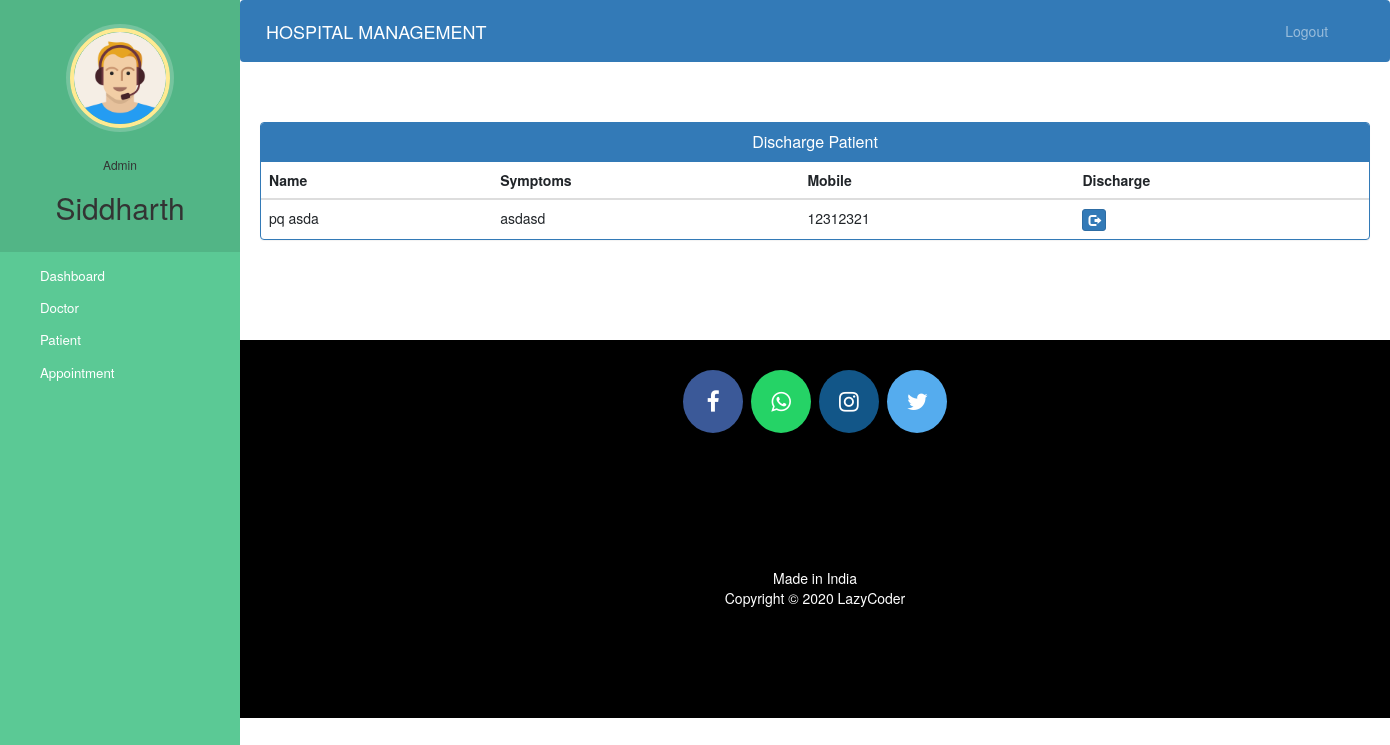
Screenshot of /admin-discharge-patient (signed in) with the database file from the repository.
### hospital/models.py (models this page shows, shortened)
class Patient(models.Model):
    user = models.OneToOneField(User, on_delete=models.CASCADE)
    profile_pic = models.ImageField(
        upload_to='profile_pic/PatientProfilePic/', null=True, blank=True)
    address = models.CharField(max_length=40)
    mobile = models.CharField(max_length=20, null=False)
    symptoms = models.CharField(max_length=100, null=False)
    assignedDoctorId = models.PositiveIntegerField(null=True)
    admitDate = models.DateField(auto_now=True)
    status = models.BooleanField(default=False)
    @property
    def get_name(self):
        return self.user.first_name+" "+self.user.last_name

### hospital/views.py (the view)
# urls.py: path('admin-discharge-patient', views.admin_discharge_patient_view,
@login_required(login_url='adminlogin')
@user_passes_test(is_admin)
def admin_discharge_patient_view(request):
    patients=models.Patient.objects.all().filter(status=True)
    return render(request,'hospital/admin_discharge_patient.html',{'patients':patients})

### hospital/views.py (called while the page is built)
def is_admin(user):
    return user.groups.filter(name='ADMIN').exists()

### templates/hospital/admin_discharge_patient.html (shortened to what this page needs)
{% extends 'hospital/admin_base.html' %}
{% block content %}
<head>
  <link href="//netdna.bootstrapcdn.com/bootstrap/3.0.0/css/bootstrap.min.css" rel="stylesheet" id="bootstrap-css">
</head>
<div class="container">
  <div class="panel panel-primary">
    <div class="panel-heading">
      <h6 class="panel-title">Discharge Patient</h6>
    </div>
    <table class="table table-hover" id="dev-table">
      <thead>
        <tr>
          <th>Name</th>
          <th>Symptoms</th>
          <th>Mobile</th>
          <th>Discharge</th>
        </tr>
      </thead>
      {% for p in patients %}
      <tr>
        <td> {{p.get_name}}</td>
        <td>{{p.symptoms}}</td>
        <td>{{p.mobile}}</td>
        <td><a class="btn btn-primary btn-xs" href="{% url 'discharge-patient' p.id  %}"><span class="glyphicon glyphicon-log-out"></span></a></td>
      </tr>
      {% endfor %}
    </table>
  </div>
</div>
{% endblock content %}

### templates/hospital/admin_base.html (shortened to what this page needs)
<!DOCTYPE html>
{% load static %}
<html lang="en">
<head>
  <link rel="stylesheet" href="https://stackpath.bootstrapcdn.com/bootstrap/4.3.1/css/bootstrap.min.css">
  <link rel="stylesheet" href="https://maxcdn.bootstrapcdn.com/font-awesome/4.7.0/css/font-awesome.min.css">
  <link rel="stylesheet" href="{% static '/style.css' %}">
</head>
<body>
  <nav class="menu" tabindex="0">
    <header class="avatar">
      <img src="{% static "images/adminpropic.png" %}" />
      <br><br>
      <h6>Admin</h6>
      <h2>{{request.user.first_name}}</h2>
    </header>
    <ul>
      <li tabindex="0" class="icon-dashboard"> <a style="color:white; text-decoration:none;" href="/admin-dashboard"><span>Dashboard</span></a> </li>
      <li tabindex="0" class="icon-customers"> <a style="color:white; text-decoration:none;" href="/admin-doctor"><span>Doctor</span></a></li>
      <li tabindex="0" class="icon-users"> <a style="color:white; text-decoration:none;" href="/admin-patient"><span>Patient</span></a></li>
      <li tabindex="0" class="icon-calendar"> <a style="color:white; text-decoration:none;" href="/admin-appointment"><span>Appointment</span></a></li>
    </ul>
  </nav>
  <main>
    <div class="bs-example">
      <nav class="navbar navbar-expand-md  navbar-dark fixed-top" style="background:#337AB7;">
        <a href="/admin-dashboard" class="navbar-brand">HOSPITAL MANAGEMENT</a>
        <div class="collapse navbar-collapse justify-content-between" id="navbarCollapse">
          <div class="navbar-nav" style=" margin-left: 90%;">
            <a href="/logout" class="nav-item nav-link">Logout</a>
          </div>
        </div>
      </nav>
    </div>
    <br><br>
    {% block content %}
    {% endblock content %}
    <br><br><br><br>
    <footer>
      <p>
        <a id="ftr" href="https://facebook.com/sumit.luv/" class="fa fa-facebook"></a>
        <a id="ftr" href="https://api.whatsapp.com/send?phone=919572181024&text=Hello%20Sumit.%0d%0aHow%20are%20you%20%3f%0d%0aI%20came%20from%20your%20website.&source=&data=#" class="fa fa-whatsapp"></a>
        <a id="ftr" href="https://instagram.com/sumit.luv" class="fa fa-instagram"></a>
        <a id="ftr" href="https://twitter.com/sumitkumar1503" class="fa fa-twitter"></a>
      </p>
      <br>
      <div class="container">
        <div class="row">
          <div class="col-md-12 col-sm-12">
            <div style="color:#ffffff;" class="wow fadeInUp footer-copyright">
              <p>Made in India <br>
                Copyright &copy; 2020 LazyCoder </p>
            </div>
          </div>
        </div>
      </div>
    </footer>
  </main>
</body>
</html>

### static/style.css (style rules this page uses)
body { padding-left: 240px; }
main { position: relative; height: 100vh; }
.menu { background: #5bc995; height: 100vh; width: 240px; position: fixed; top: 0px; left: 0; z-index: 5; outline: none; }
.menu .avatar { background: rgba(0, 0, 0, 0.1); padding: 2em 0.5em; text-align: center; }
.menu .avatar img { width: 100px; border-radius: 50%; overflow: hidden; border: 4px solid #ffea92; box-shadow: 0 0 0 4px rgba(255, 255, 255, 0.2); }
.menu .avatar h2 { font-weight: normal; margin-bottom: 0; }
.menu ul { list-style: none; padding: 0.5em 0; margin: 0; }
.menu ul li { padding: 0.5em 1em 0.5em 3em; font-size: 0.95em; font-weight: regular; background-repeat: no-repeat; background-position: left 15px center; background-size: auto 20px; transition: all 0.15s linear; cursor: pointer; }
.menu ul li.icon-dashboard { background-image: url("http://www.entypo.com/images//gauge.svg"); }
.menu ul li.icon-customers { background-image: url("http://www.entypo.com/images//briefcase.svg"); }
.menu ul li.icon-users { background-image: url("http://www.entypo.com/images//users.svg"); }
.menu ul li.icon-calendar { background-image: url("http://www.entypo.com/images//calendar.svg"); }

### templates/hospital/admin_base.html (style rules this page uses)
a:link { text-decoration: none; }
a { color: white; }
footer { padding: 0px 0px 0px 0px; background-color: black; margin: 0px; }
#ftr { padding: 20px; }
.fa { font-size: 23px; width: 60px; text-align: center; text-decoration: none; margin: 5px 2px; border-radius: 50%; }
.fa-facebook { background: #3B5998; color: white; margin-top: 30px; }
.fa-whatsapp { background: #25d366; color: white; }
.fa-twitter { background: #55ACEE; color: white; }
.fa-instagram { background: #125688; color: white; }
p { text-align: center; }
body { padding-left: 240px; }
main { position: relative; height: 100vh; }
.menu { background: #5bc995; height: 100vh; width: 240px; position: fixed; top: 0px; left: 0; z-index: 5; outline: none; }
.menu .avatar { background: rgba(0, 0, 0, 0.1); padding: 2em 0.5em; text-align: center; }
.menu .avatar img { width: 100px; border-radius: 50%; overflow: hidden; border: 4px solid #ffea92; box-shadow: 0 0 0 4px rgba(255, 255, 255, 0.2); }
.menu .avatar h2 { font-weight: normal; margin-bottom: 0; }
.menu ul { list-style: none; padding: 0.5em 0; margin: 0; }
.menu ul li { padding: 0.5em 1em 0.5em 3em; font-size: 0.95em; font-weight: regular; background-repeat: no-repeat; background-position: left 15px center; background-size: auto 20px; transition: all 0.15s linear; cursor: pointer; }
.menu ul li.icon-dashboard { background-image: url("http://www.entypo.com/images//gauge.svg"); }
.menu ul li.icon-customers { background-image: url("http://www.entypo.com/images//briefcase.svg"); }
.menu ul li.icon-users { background-image: url("http://www.entypo.com/images//users.svg"); }
.menu ul li.icon-calendar { background-image: url("http://www.entypo.com/images//calendar.svg"); }

### templates/hospital/admin_discharge_patient.html (style rules this page uses)
a:link { text-decoration: none; }
h6 { text-align: center; }
.row { margin: 100px; }

### rows the page displays
Patient: get_name "pq asda", symptoms "asdasd", mobile "12312321"

### other values shown
{{ request.user.first_name }} "Siddharth"
